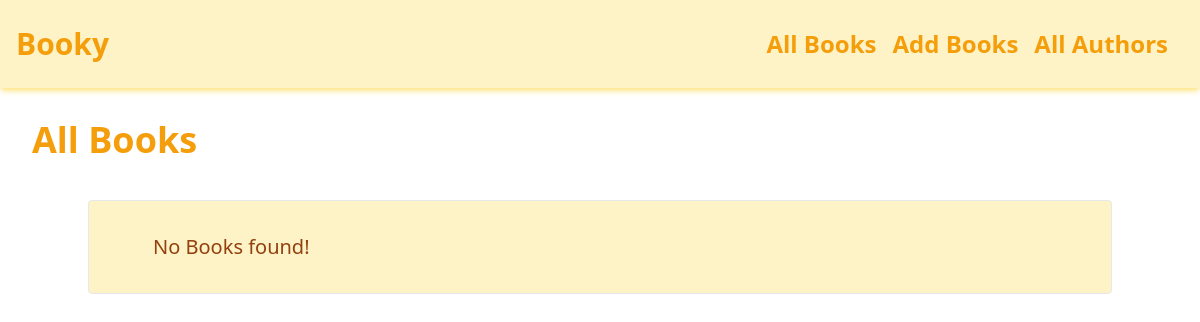
/, run on an earlier commit of the app's database.
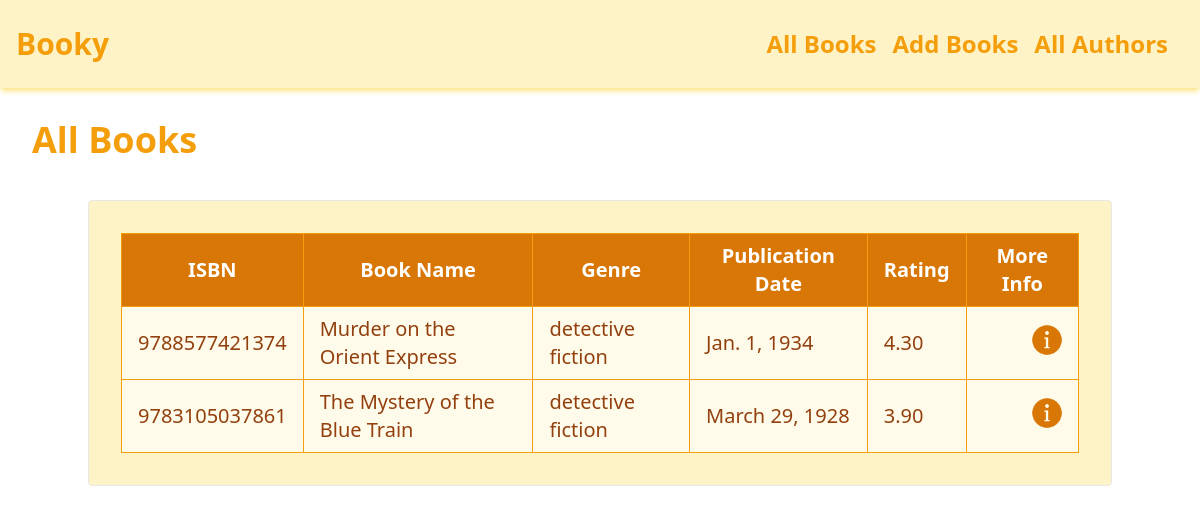
And on a later commit of the database.
### books/models.py (models this page shows, shortened)
class Books(models.Model):
    isbn = models.CharField(max_length=13, unique=True)
    book_name = models.CharField(max_length=250)
    genre = models.CharField(max_length=250)
    author = models.ForeignKey(Author, on_delete=models.CASCADE)
    publication_date = models.DateField()
    language = models.CharField(max_length=100)
    cover_image = models.ImageField(upload_to='covers/', null=True, blank=True)
    available = models.BooleanField(default=True)
    rating = models.DecimalField(max_digits=3, decimal_places=2, null=True, blank=True)

### books/views.py (the view)
# urls.py: path('', views.index, name='index'),
def index(request):
    return render(request,'books/index.html' , {
        'books':Books.objects.all()
    })

### books/templates/books/index.html (shortened to what this page needs)
{% extends "base.html" %}
{% load static %}
    {% block content %}
    <h3 class="font-semibold text-4xl text-amber-500 my-8 ml-8">All Books</h3>
    <div class="flex justify-center items-center mt-10 flex-col">
        <div class="container w-11/12 text-xl border rounded bg-amber-100 text-amber-800 p-8">
            {% if books %}
            <div class="grid grid-flow-col">
                <div class="w-full overflow-x-auto">
                    <table class="table-auto w-full border-collapse border border-amber-600 min-w-full">
                        <thead class="bg-amber-600 text-white">
                            <tr>
                                <th scope="col" class="border border-amber-500 px-4 py-2">ISBN</th>
                                <th scope="col" class="border border-amber-500 px-4 py-2">Book Name</th>
                                <th scope="col" class="border border-amber-500 px-4 py-2">Genre</th>
                                <th scope="col" class="border border-amber-500 px-4 py-2">Publication Date</th>
                                <th scope="col" class="border border-amber-500 px-4 py-2">Rating</th>
                                <th scope="col" class="border border-amber-500 px-4 py-2">More Info</th>
                            </tr>
                        </thead>
                        <tbody>
                            {% for book in books %}
                            <tr class="bg-amber-50 hover:bg-orange-200">
                                <td class="border border-amber-500 px-4 py-2">{{ book.isbn }}</td>
                                <td class="border border-amber-500 px-4 py-2">{{ book.book_name }}</td>
                                <td class="border border-amber-500 px-4 py-2">{{ book.genre }}</td>
                                <td class="border border-amber-500 px-4 py-2">{{ book.publication_date }}</td>
                                <td class="border border-amber-500 px-4 py-2">{{ book.rating|default_if_none:"N/A" }}</td>
                                <td class="border border-amber-500 px-4">
                                    <button type="button" data-bs-toggle="modal" data-bs-target="#myModal{{book.id}}">
                                        <img src="{% static 'images/more-info.png' %}" alt="Info" class="h-8 w-8 ml-2 lg:ml-12">
                                    </button>
                                </td>
                            </tr>
                            {% endfor %}
                        </tbody>
                    </table>
                </div>
            </div>
            {% else %}
            <p class="ml-8">No Books found!</p>
            {% endif %}
        </div>
    </div>
    {% endblock %}

### book_project/templates/base.html (shortened to what this page needs)
<!DOCTYPE html>
<html lang="en">
<head>
  {% load static %}
  <link rel="stylesheet" href="{% static 'dist/styles.css' %}">
</head>
<body>
  {% include "includes/navbar.html" %}
  {% block content %}
  {% endblock %}
</body>
</html>

### book_project/templates/includes/navbar.html (shortened to what this page needs)
{% load static %}
<nav class="py-3 px-4 flex justify-between items-center bg-amber-100 shadow-md shadow-amber-200">
    <a href="{% url 'books:index' %}" class="text-3xl font-bold text-amber-500">Booky</a>
    <div id="menu" class="hidden lg:flex lg:space-x-4 lg:flex-row text-center flex-col absolute top-11 right-0 h-screen w-1/2 bg-amber-100 p-4 lg:static lg:w-auto lg:h-auto lg:bg-transparent">
        <a href="{% url 'books:index' %}" class="block text-2xl text-amber-500 font-semibold mb-6 lg:mb-0 mt-10 lg:mt-0">All Books</a>
        <a href="{% url 'books:add' %}" class="block text-2xl text-amber-500 font-semibold mb-6 lg:mb-0">Add Books</a>
        <a href="{% url 'books:all_authors' %}" class="block text-2xl text-amber-500 font-semibold">All Authors</a>
    </div>
</nav>

What changed in the data, as far as the page shows it:
added Books: isbn "9788577421374", book_name "Murder on the Orient Express", genre "detective fiction", publication_date "Jan. 1, 1934", rating "4.30"
added Books: isbn "9783105037861", book_name "The Mystery of the Blue Train", genre "detective fiction", publication_date "March 29, 1928", rating "3.90"
Also different on the page:
text no longer shown: "No Books found!"
text now shown: "ISBN Book Name Genre Publication Date Rating More Info"
